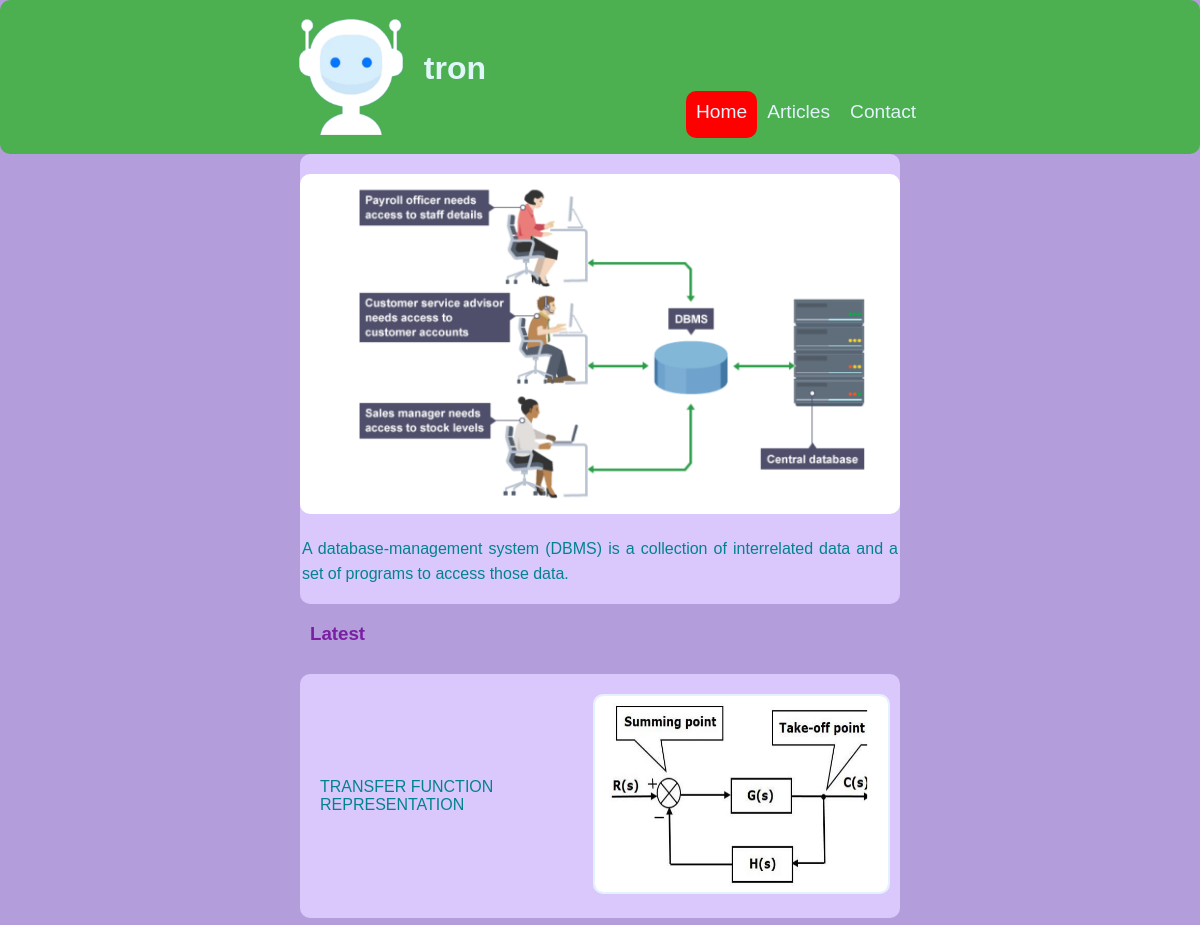
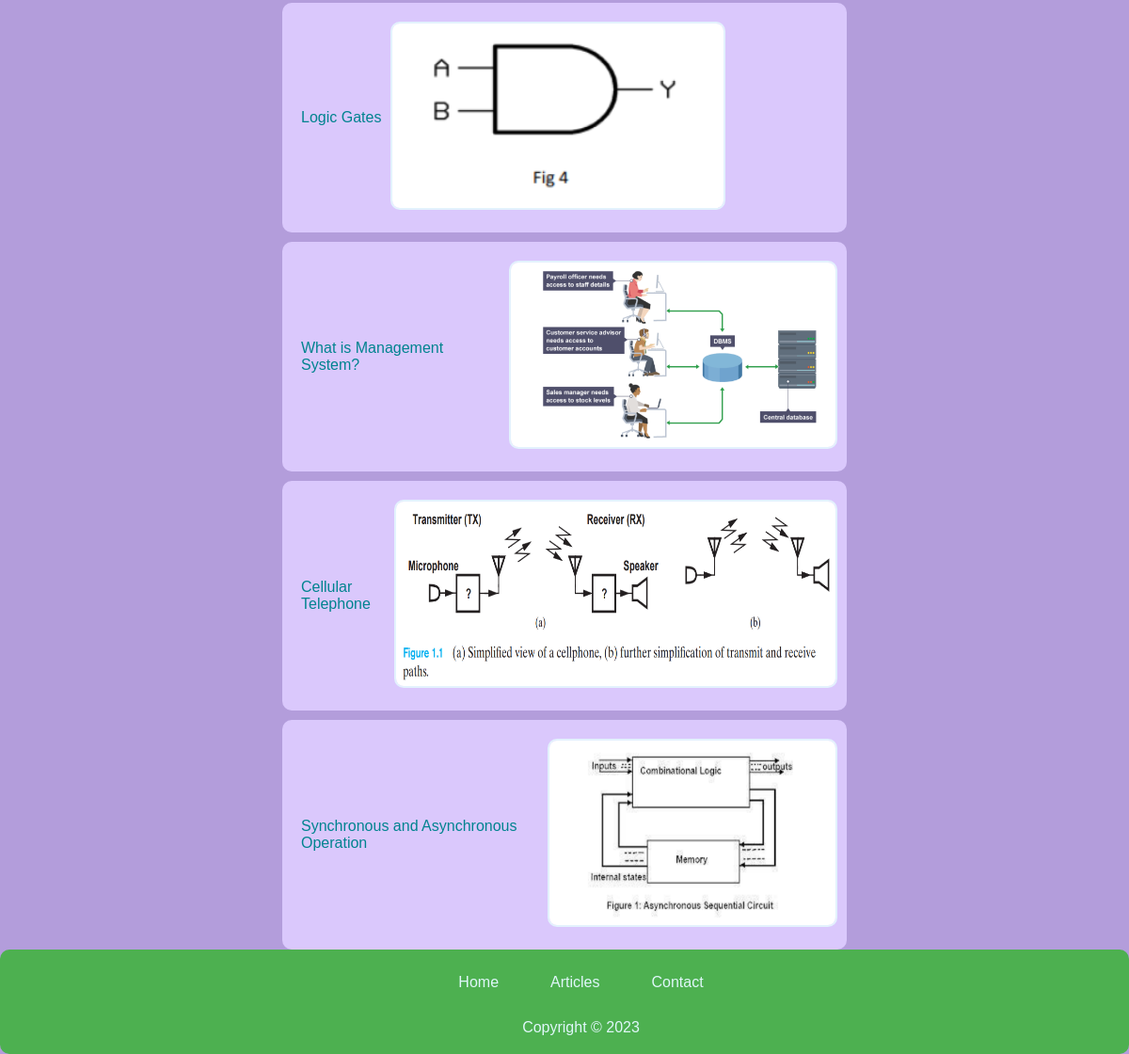
The page / on the database its author committed (2 pictures, top to bottom).
### webpages/models.py (models this page shows, shortened)
class Articles(models.Model):
    name = models.CharField(max_length=100)
    title1 = models.CharField(max_length=100)
    quickintro = models.TextField()
    intro = models.TextField()
    image1 = models.ImageField(upload_to='images', null=True)
    body1 = models.TextField(null=True)
    image2 = models.ImageField(upload_to='images', null=True)
    title2 = models.CharField(max_length=100, null=True)
    body2 = models.TextField(null=True)
    conc = models.TextField()
    date_posted = models.DateField(default=timezone.now)

### webpages/views.py (the view)
# urls.py: path('', views.index, name='home'),
def index(request):
    template = loader.get_template('index.html')
    myarticles = Articles.objects.all().order_by('-date_posted')[:5]
    lastarticle = Articles.objects.filter().last()
    context = {
        'myarticles' : myarticles, 'lastitem' : lastarticle,
    }
    return HttpResponse(template.render(context, request))

### webpages/Templates/index.html (shortened to what this page needs)
{% extends 'main.html' %}
    {% block content %}
    <div class="content">
        <div class="topsection">
            <a href="/read/{{lastitem.id}}">
                <img src="{{ lastitem.image1.url }}"  alt="img">
                <p style="padding: 2px;">{{ lastitem.quickintro }}</p>
            </a>
        </div>
        <div class="bottomsection">
            <div class="leftsection">
                <h3 style="color: #7b1fa2; margin-left: 10px;">Latest</h3>
                <ul>
                    {% for x in myarticles %}
                    <div class="inn">
                        <a href="/read/{{x.id}}">
                            <li>{{x.title1}}</li>
                            <li><img src="{{ x.image1.url }}" alt="img"></li>
                        </a>
                    </div>
                    {% endfor %}
                </ul>
            </div>
        </div>
    </div>
    {% endblock %}

### webpages/static/main.css (style rules this page uses)
* { box-sizing: border-box; font-family: sans-serif; max-width: 100%; text-decoration: none; list-style: none; border-radius: 10px; color: #00838f; }
body { margin: 0; background-color: #b39ddb; }
.content .topsection { display: flex; flex-direction: column; border-radius: 10px; background-color: #dac8fc; padding-top: 20px; text-align: justify; }
.content .bottomsection .leftsection ul { display: flex; flex-direction: column; width: 100%; margin: 0; padding: 0; }
.content .bottomsection .leftsection ul .inn a { display: flex; flex-direction: row; background-color: #dac8fc; width: 100%; border-radius: 10px; align-items: center; margin-top: 10px; padding: 20px; }
.content .bottomsection .leftsection ul .inn img { width: 100%; height: 200px; margin-left: 10px; border-radius: 10px; border: #e3f2fd solid 2px; }
p { line-height: 25px; }

### rows shown on the page
Articles: image1 (picture), quickintro "A database-management system (DBMS) is a collection of interrelated data and a set of programs to access those data.", title1 "What is Management System?"
Articles: title1 "TRANSFER FUNCTION REPRESENTATION", image1 (picture)
Articles: title1 "Logic Gates", image1 (picture)
Articles: title1 "Cellular Telephone", image1 (picture)
Articles: title1 "Synchronous and Asynchronous Operation", image1 (picture)
